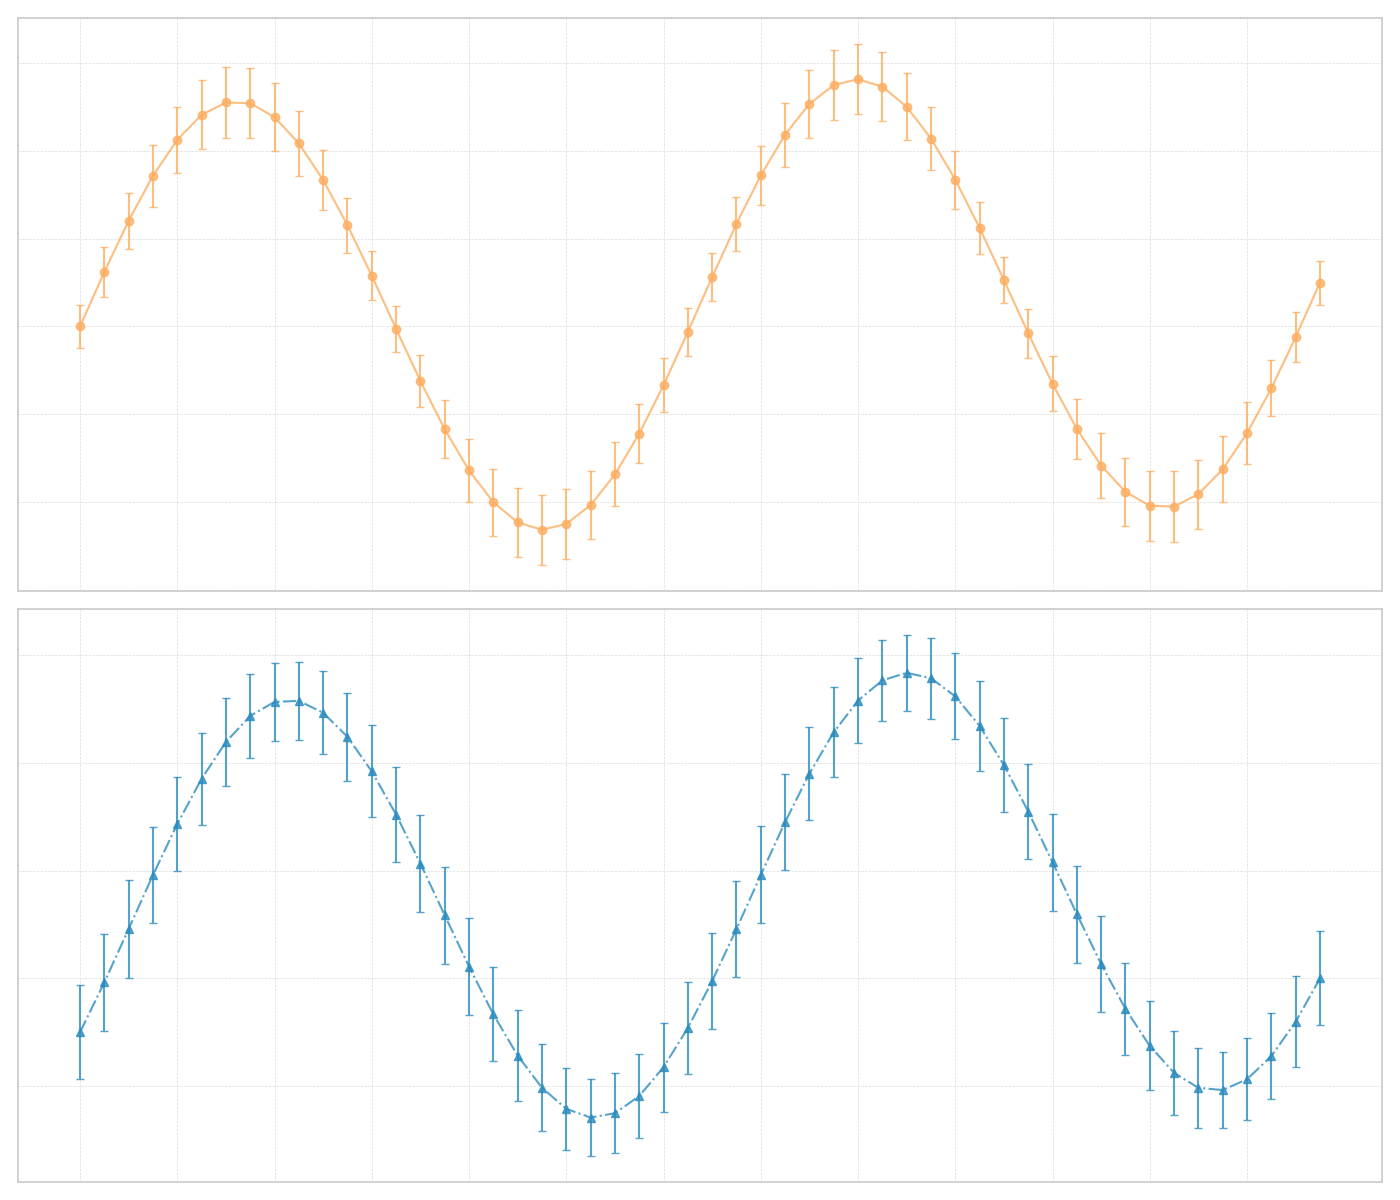

The script that drew this image:
import matplotlib.pyplot as plt
import numpy as np

weeks = np.array(range(1, 53))

espresso_consumption = 220 + 50 * np.sin(np.linspace(0, 4 * np.pi, 52)) + np.linspace(0, 10, 52)
americano_consumption = 180 + 40 * np.sin(np.linspace(0, 4 * np.pi, 52) - np.pi / 6) + np.linspace(10, 20, 52)

espresso_errors = 5 + 3 * np.abs(np.sin(np.linspace(0, 4 * np.pi, 52)))
americano_errors = 7 + 2 * np.abs(np.sin(np.linspace(0, 4 * np.pi, 52) + np.pi / 3))

fig, ax = plt.subplots(2, 1, figsize=(14, 12), sharex=True)

colors = ['#fdae61', '#2b8cbe']

ax[0].errorbar(weeks, espresso_consumption, yerr=espresso_errors, color=colors[0], capsize=3, marker='o', linestyle='-', alpha=0.8)
ax[0].grid(True, linestyle='--', linewidth=0.5, alpha=0.7)

ax[1].errorbar(weeks, americano_consumption, yerr=americano_errors, color=colors[1], capsize=3, marker='^', linestyle='-.', alpha=0.8)
ax[1].grid(True, linestyle='--', linewidth=0.5, alpha=0.7)

for a in ax:
    a.set_xticks(weeks[::4])
    a.set_xticklabels([])
    a.set_yticklabels([])

plt.tight_layout()
plt.show()
